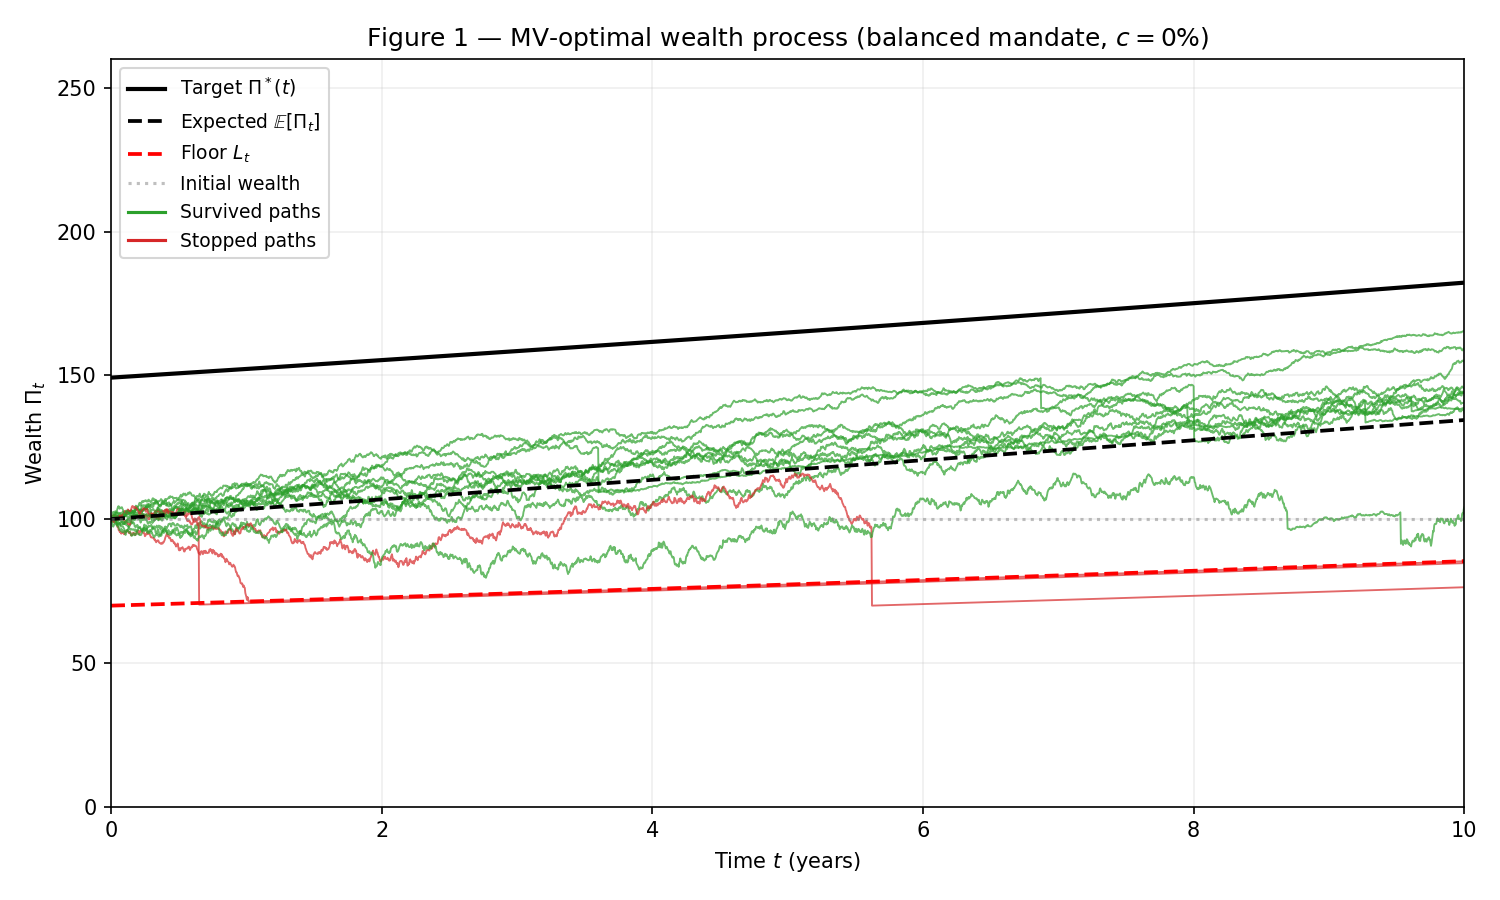

This chart was generated by the following Python code:
#!/usr/bin/env python3
"""Reproduce Figure 1: simulated wealth paths under the MV-optimal strategy.

A handful of Monte Carlo paths of the portfolio wealth Pi_t for the balanced
mandate, driven by the MV-optimal allocation omega*(t). Paths that touch the
absorbing floor L_t stop and grow at the net floor rate r_c. Overlaid are the
target trajectory Pi*(t), the expected wealth E[Pi_t], and the floor L_t.
"""
# packages
import numpy as np
import matplotlib
matplotlib.use('Agg')
import matplotlib.pyplot as plt
from pathlib import Path
# project
from goal_based_allocation import (
    create_paper_assets, create_paper_mandates,
    compute_survival, compute_tilted_survival,
)
from goal_based_allocation.mandate_utils import mandate_effective_asset
from goal_based_allocation.riccati_solver import find_ell, gap_process_asset

T = 10.0            # horizon, years
R = 0.02            # risk-free rate
C = 0.0             # consumption rate
TARGET_RETURN = 0.04
STEPS_PER_YEAR = 252
N_PATHS = 14
SEED = 7


def simulate_path(ric, seed: int) -> tuple[np.ndarray, np.ndarray, bool]:
    """simulate one MV-optimal wealth path; return (t_grid, Pi, stopped).

    Mirrors the wealth SDE of ``simulate_mv_optimal``:
      dPi/Pi = [r_c + omega*(mu_bar^[i] - r_h)]dt + omega*sigma^[i] dW
    with exponential jumps at regime transitions and an absorbing floor L_t.
    """
    rng = np.random.default_rng(seed)
    par = ric.asset.params
    mu_bar = ric.dp['mu_bar']
    r_h, r_c = ric.r_h, ric.r_c
    n_steps = int(T * STEPS_PER_YEAR)
    dt, sqrt_dt = T / n_steps, np.sqrt(T / n_steps)

    t_grid = np.linspace(0.0, T, n_steps + 1)
    Pi = np.empty(n_steps + 1)
    Pi[0] = ric.asset.pi0
    regime, stopped = 0, False
    L = float(ric.asset.pi_floor)

    for i in range(n_steps):
        L *= np.exp(r_c * dt)
        if stopped:
            Pi[i + 1] = Pi[i] * np.exp(r_c * dt)
            continue
        omega = float(np.clip(ric.omega_star(t_grid[i], Pi[i], regime), -2.0, 5.0))
        sig = par.sigma0 if regime == 0 else par.sigma1
        mb = mu_bar[0] if regime == 0 else mu_bar[1]
        z = rng.standard_normal()
        log_ret = (r_c + omega * (mb - r_h) - 0.5 * (omega * sig) ** 2) * dt + omega * sig * sqrt_dt * z
        pi_next = Pi[i] * np.exp(log_ret)

        p_sw = par.lambda01 * dt if regime == 0 else par.lambda10 * dt
        if rng.uniform() < p_sw:
            if regime == 0:                       # growth -> stress: crash jump
                jump = -rng.exponential(par.eta0)
                regime = 1
            else:                                 # stress -> growth: recovery jump
                jump = rng.exponential(par.eta1)
                regime = 0
            pi_next = Pi[i] * max(1 + omega * (np.exp(jump) - 1), 1e-10)

        Pi[i + 1] = pi_next
        if Pi[i + 1] <= L:
            stopped = True
    return t_grid, Pi, stopped


def expected_wealth(ric, gap, eff) -> tuple[np.ndarray, np.ndarray]:
    """analytical E[Pi_t] over the horizon via survival and tilted survival."""
    t = np.linspace(0.05, T, 40)
    e_pi = np.empty_like(t)
    for j, tj in enumerate(t):
        d = ric.derived_at_tau(T - tj)
        pi_star = d['Pi_star'][0]
        l_t = eff.pi_floor * np.exp(ric.r_c * tj)
        b_t = pi_star - l_t
        s_t = compute_survival(tj, gap.x0, gap)
        ts1 = compute_tilted_survival(tj, gap.x0, gap, 1.0)
        e_pi[j] = pi_star * s_t - b_t * ts1 + l_t * (1 - s_t)
    return np.r_[0.0, t], np.r_[ric.asset.pi0, e_pi]


def main() -> None:
    eff = mandate_effective_asset(create_paper_mandates(create_paper_assets())['balanced'])
    ell, ric = find_ell(eff, T, TARGET_RETURN, R, C)
    gap = gap_process_asset(ric)

    t_full = np.linspace(0.0, T, int(T * STEPS_PER_YEAR) + 1)
    floor = eff.pi_floor * np.exp(ric.r_c * t_full)
    target = np.array([ric.derived_at_tau(T - t)['Pi_star'][0] for t in t_full])
    t_e, e_pi = expected_wealth(ric, gap, eff)

    fig, ax = plt.subplots(figsize=(10, 6))
    for k in range(N_PATHS):
        t_grid, Pi, stopped = simulate_path(ric, SEED + k)
        colour = 'C3' if stopped else 'C2'
        ax.plot(t_grid, Pi, color=colour, lw=0.9, alpha=0.7)
    ax.plot(t_full, target, 'k-', lw=2, label=r'Target $\Pi^*(t)$')
    ax.plot(t_e, e_pi, 'k--', lw=1.8, label=r'Expected $\mathbb{E}[\Pi_t]$')
    ax.plot(t_full, floor, 'r--', lw=1.8, label=r'Floor $L_t$')
    ax.axhline(ric.asset.pi0, color='gray', ls=':', alpha=0.5, label='Initial wealth')
    ax.plot([], [], color='C2', lw=1.5, label='Survived paths')
    ax.plot([], [], color='C3', lw=1.5, label='Stopped paths')

    ax.set_xlabel('Time $t$ (years)')
    ax.set_ylabel('Wealth $\\Pi_t$')
    ax.set_title('Figure 1 — MV-optimal wealth process (balanced mandate, $c=0\\%$)')
    ax.set_xlim(0, T)
    ax.set_ylim(0, max(260, 1.05 * target.max()))
    ax.grid(alpha=0.2)
    ax.legend(fontsize=9, loc='upper left')
    fig.tight_layout()

    out = Path(__file__).with_name('wealth_process_simulation.png')
    fig.savefig(out, dpi=150)
    print(f'saved {out}')


if __name__ == '__main__':
    main()
